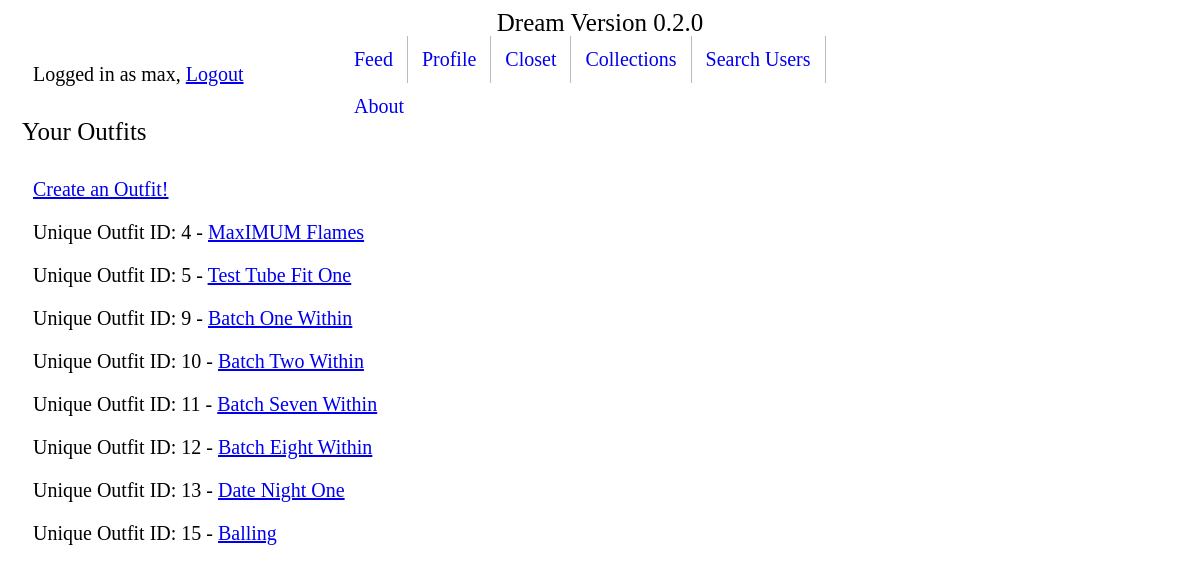
The page /clothing/ (signed in) on the database as committed earlier.
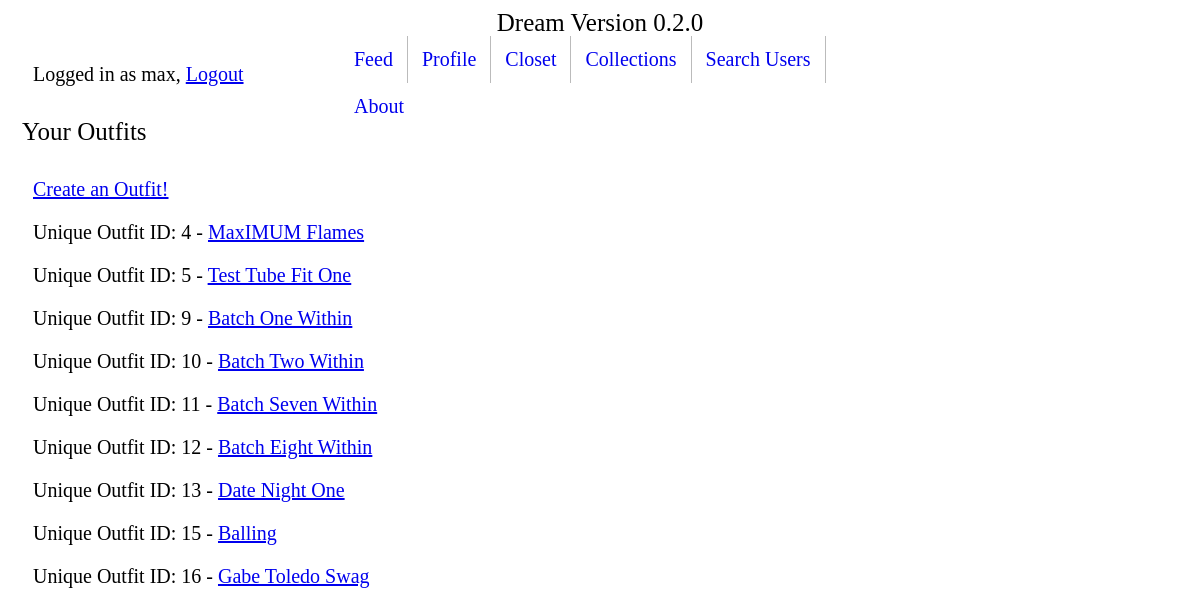
The same page on the database as committed later.
### clothing/models.py (models this page shows, shortened)
class Outfit(models.Model):
    title = models.CharField(max_length=120)
    top = models.ForeignKey('Article', on_delete=models.SET_NULL, related_name="outfit_top", null=True)
    bottom = models.ForeignKey('Article', on_delete=models.SET_NULL, related_name="outfit_bottom", null=True)
    shoes = models.ForeignKey('Article', on_delete=models.SET_NULL , related_name="outfit_shoes", null=True)
    creator = models.ForeignKey(User, on_delete=models.SET_NULL, null=True)
    creation_date = models.DateTimeField(auto_now_add=True)
    favorited = models.ManyToManyField(User, blank=True, related_name="outfit_favorited_by")
    def get_absolute_url(self):
        return reverse('clothing:outfit-detail', kwargs={"pk": self.pk})

### clothing/views.py (the view)
# urls.py: path('', OutfitListView.as_view(), name='outfit-list'),
class OutfitListView(ListView, LoginRequiredMixin):
    def get_queryset(self):
        return Outfit.objects.filter(creator=self.request.user)

### clothing/templates/clothing/outfit_list.html
{% extends 'base.html' %}
{% block content %}
<h1>Your Outfits</h1>
<p><a href="create-outfit/">Create an Outfit!</a></p>
{% for instance in object_list %}
<p> Unique Outfit ID: {{ instance.id }} - <a href='{{ instance.get_absolute_url }}'>{{ instance.title }}</a>
{% endfor %}
{% endblock %}

Rows that differ between the two databases and show on the page:
added Outfit: id "16", title "Gabe Toledo Swag"
